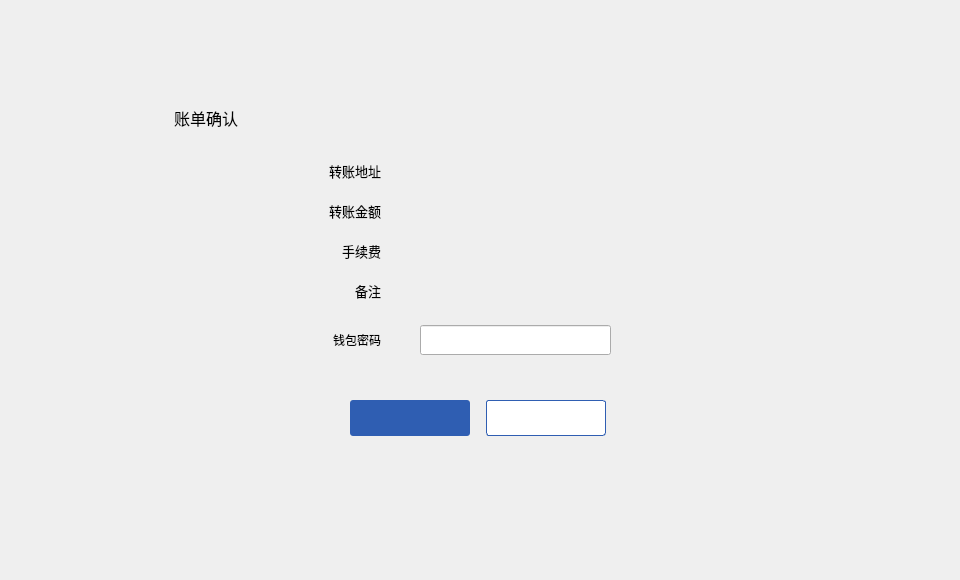
<?xml version="1.0" encoding="UTF-8"?>
<ui version="4.0">
 <class>TransferConfirmDialog</class>
 <widget class="QDialog" name="TransferConfirmDialog">
  <property name="geometry">
   <rect>
    <x>0</x>
    <y>0</y>
    <width>960</width>
    <height>580</height>
   </rect>
  </property>
  <property name="font">
   <font>
    <family>微软雅黑</family>
   </font>
  </property>
  <property name="windowTitle">
   <string>Dialog</string>
  </property>
  <widget class="QWidget" name="widget" native="true">
   <property name="geometry">
    <rect>
     <x>0</x>
     <y>0</y>
     <width>960</width>
     <height>580</height>
    </rect>
   </property>
   <widget class="QWidget" name="containerWidget" native="true">
    <property name="geometry">
     <rect>
      <x>150</x>
      <y>90</y>
      <width>660</width>
      <height>400</height>
     </rect>
    </property>
    <property name="styleSheet">
     <string notr="true">font: 10pt &quot;微软雅黑&quot;;</string>
    </property>
    <widget class="QLineEdit" name="pwdLineEdit">
     <property name="geometry">
      <rect>
       <x>270</x>
       <y>235</y>
       <width>191</width>
       <height>30</height>
      </rect>
     </property>
     <property name="echoMode">
      <enum>QLineEdit::Password</enum>
     </property>
    </widget>
    <widget class="QLabel" name="tipLabel2">
     <property name="geometry">
      <rect>
       <x>274</x>
       <y>273</y>
       <width>200</width>
       <height>16</height>
      </rect>
     </property>
     <property name="text">
      <string/>
     </property>
    </widget>
    <widget class="QToolButton" name="okBtn">
     <property name="geometry">
      <rect>
       <x>200</x>
       <y>310</y>
       <width>120</width>
       <height>36</height>
      </rect>
     </property>
     <property name="cursor">
      <cursorShape>PointingHandCursor</cursorShape>
     </property>
     <property name="styleSheet">
      <string notr="true">QToolButton{background-color:rgb(47,94,178);color:#ffffff;border:none;border-radius:3px;}
QToolButton:hover{background-color:rgb(0, 26, 73);}
</string>
     </property>
     <property name="text">
      <string/>
     </property>
    </widget>
    <widget class="QLabel" name="label_2">
     <property name="geometry">
      <rect>
       <x>150</x>
       <y>70</y>
       <width>81</width>
       <height>21</height>
      </rect>
     </property>
     <property name="font">
      <font>
       <family>微软雅黑</family>
       <pointsize>10</pointsize>
       <weight>50</weight>
       <italic>false</italic>
       <bold>false</bold>
      </font>
     </property>
     <property name="text">
      <string>转账地址</string>
     </property>
     <property name="alignment">
      <set>Qt::AlignRight|Qt::AlignTrailing|Qt::AlignVCenter</set>
     </property>
    </widget>
    <widget class="QLabel" name="pwdLabel">
     <property name="geometry">
      <rect>
       <x>130</x>
       <y>235</y>
       <width>101</width>
       <height>30</height>
      </rect>
     </property>
     <property name="text">
      <string>钱包密码</string>
     </property>
     <property name="alignment">
      <set>Qt::AlignRight|Qt::AlignTrailing|Qt::AlignVCenter</set>
     </property>
    </widget>
    <widget class="QLabel" name="label_5">
     <property name="geometry">
      <rect>
       <x>150</x>
       <y>190</y>
       <width>81</width>
       <height>21</height>
      </rect>
     </property>
     <property name="font">
      <font>
       <family>微软雅黑</family>
       <pointsize>10</pointsize>
       <weight>50</weight>
       <italic>false</italic>
       <bold>false</bold>
      </font>
     </property>
     <property name="text">
      <string>备注</string>
     </property>
     <property name="alignment">
      <set>Qt::AlignRight|Qt::AlignTrailing|Qt::AlignVCenter</set>
     </property>
    </widget>
    <widget class="QLabel" name="tipLabel1">
     <property name="geometry">
      <rect>
       <x>250</x>
       <y>273</y>
       <width>16</width>
       <height>16</height>
      </rect>
     </property>
     <property name="text">
      <string/>
     </property>
    </widget>
    <widget class="QLabel" name="feeLabel">
     <property name="geometry">
      <rect>
       <x>270</x>
       <y>150</y>
       <width>360</width>
       <height>21</height>
      </rect>
     </property>
     <property name="styleSheet">
      <string notr="true"/>
     </property>
     <property name="text">
      <string/>
     </property>
     <property name="textInteractionFlags">
      <set>Qt::LinksAccessibleByMouse|Qt::TextSelectableByMouse</set>
     </property>
    </widget>
    <widget class="QLabel" name="label_3">
     <property name="geometry">
      <rect>
       <x>150</x>
       <y>110</y>
       <width>81</width>
       <height>21</height>
      </rect>
     </property>
     <property name="font">
      <font>
       <family>微软雅黑</family>
       <pointsize>10</pointsize>
       <weight>50</weight>
       <italic>false</italic>
       <bold>false</bold>
      </font>
     </property>
     <property name="text">
      <string>转账金额</string>
     </property>
     <property name="alignment">
      <set>Qt::AlignRight|Qt::AlignTrailing|Qt::AlignVCenter</set>
     </property>
    </widget>
    <widget class="QLabel" name="remarkLabel">
     <property name="geometry">
      <rect>
       <x>270</x>
       <y>190</y>
       <width>360</width>
       <height>21</height>
      </rect>
     </property>
     <property name="text">
      <string/>
     </property>
     <property name="textInteractionFlags">
      <set>Qt::LinksAccessibleByMouse|Qt::TextSelectableByMouse</set>
     </property>
    </widget>
    <widget class="QLabel" name="label">
     <property name="geometry">
      <rect>
       <x>24</x>
       <y>17</y>
       <width>201</width>
       <height>21</height>
      </rect>
     </property>
     <property name="font">
      <font>
       <family>微软雅黑</family>
       <pointsize>12</pointsize>
       <weight>50</weight>
       <italic>false</italic>
       <bold>false</bold>
      </font>
     </property>
     <property name="styleSheet">
      <string notr="true">font: 12pt &quot;微软雅黑&quot;;</string>
     </property>
     <property name="text">
      <string>账单确认</string>
     </property>
    </widget>
    <widget class="QToolButton" name="cancelBtn">
     <property name="geometry">
      <rect>
       <x>336</x>
       <y>310</y>
       <width>120</width>
       <height>36</height>
      </rect>
     </property>
     <property name="cursor">
      <cursorShape>PointingHandCursor</cursorShape>
     </property>
     <property name="styleSheet">
      <string notr="true">QToolButton{background-color:#ffffff;color:#484848;border:1px solid rgb(47,94,178);border-radius:3px;}
QToolButton:hover{color:rgb(0, 26, 73);}</string>
     </property>
     <property name="text">
      <string/>
     </property>
    </widget>
    <widget class="QLabel" name="label_4">
     <property name="geometry">
      <rect>
       <x>150</x>
       <y>150</y>
       <width>81</width>
       <height>21</height>
      </rect>
     </property>
     <property name="font">
      <font>
       <family>微软雅黑</family>
       <pointsize>10</pointsize>
       <weight>50</weight>
       <italic>false</italic>
       <bold>false</bold>
      </font>
     </property>
     <property name="text">
      <string>手续费</string>
     </property>
     <property name="alignment">
      <set>Qt::AlignRight|Qt::AlignTrailing|Qt::AlignVCenter</set>
     </property>
    </widget>
    <widget class="QLabel" name="addressLabel">
     <property name="geometry">
      <rect>
       <x>270</x>
       <y>70</y>
       <width>360</width>
       <height>21</height>
      </rect>
     </property>
     <property name="text">
      <string/>
     </property>
     <property name="textInteractionFlags">
      <set>Qt::LinksAccessibleByMouse|Qt::TextSelectableByMouse</set>
     </property>
    </widget>
    <widget class="QLabel" name="amountLabel">
     <property name="geometry">
      <rect>
       <x>270</x>
       <y>110</y>
       <width>360</width>
       <height>21</height>
      </rect>
     </property>
     <property name="text">
      <string/>
     </property>
     <property name="textInteractionFlags">
      <set>Qt::LinksAccessibleByMouse|Qt::TextSelectableByMouse</set>
     </property>
    </widget>
   </widget>
  </widget>
 </widget>
 <resources/>
 <connections/>
</ui>
